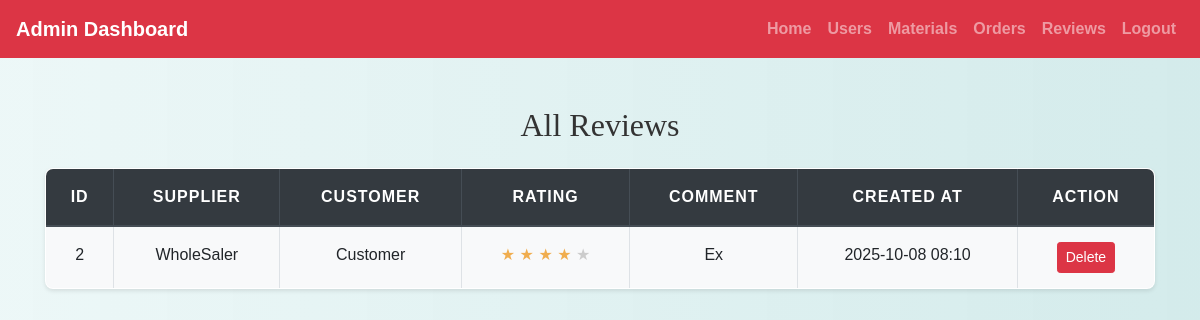
The app's page /admin/view_reviews.php (signed in) with its own data.
### tables this page shows
CREATE TABLE `reviews` (
  `review_id` int(11) NOT NULL,
  `supplier_id` int(11) NOT NULL,
  `id` int(11) NOT NULL,
  `rating` int(11) DEFAULT NULL CHECK (`rating` >= 1 and `rating` <= 5),
  `comment` text DEFAULT NULL,
  `created_at` timestamp NOT NULL DEFAULT current_timestamp()
);

CREATE TABLE `users` (
  `id` int(11) NOT NULL,
  `name` varchar(100) NOT NULL,
  `email` varchar(100) NOT NULL,
  `password` varchar(255) NOT NULL,
  `role` enum('wholesaler','retailer','customer') NOT NULL,
  `status` enum('approved','pending','rejected') DEFAULT 'approved',
  `phone` varchar(20) DEFAULT NULL,
  `address` text DEFAULT NULL,
  `created_at` timestamp NOT NULL DEFAULT current_timestamp()
);

### admin/view_reviews.php (the view, shortened to what this page needs)
<?php
include('config.php');
$query = "
    SELECT r.*,
           u.name AS customer_name,
           s.name AS supplier_name
    FROM reviews r
    JOIN users u ON r.id = u.id
    JOIN users s ON r.supplier_id = s.id
    ORDER BY r.review_id DESC
";
$result = mysqli_query($conn, $query);
?>
<!DOCTYPE html>
<html lang="en">
<head>
    <link rel="stylesheet" href="https://maxcdn.bootstrapcdn.com/bootstrap/4.5.2/css/bootstrap.min.css">
    <link rel="stylesheet" href="../css/style.css">
</head>
<body>
<?php include('admin_navbar.php'); ?>
<div class="container mt-5">
    <h2 class="mb-4">All Reviews</h2>
    <table class="table table-bordered table-striped table-responsive-sm">
        <thead class="thead-dark">
            <tr>
                <th>ID</th>
                <th>Supplier</th>
                <th>Customer</th>
                <th>Rating</th>
                <th>Comment</th>
                <th>Created At</th>
                <th>Action</th>
            </tr>
        </thead>
        <tbody>
        <?php if (mysqli_num_rows($result) > 0): ?>
            <?php while ($row = mysqli_fetch_assoc($result)): ?>
                <tr>
                    <td><?= $row['review_id'] ?></td>
                    <td><?= htmlspecialchars($row['supplier_name']) ?></td>
                    <td><?= htmlspecialchars($row['customer_name']) ?></td>
                    <td>
                        <?php for ($i = 1; $i <= 5; $i++): ?>
                            <span style="color:<?= $i <= $row['rating'] ? '#f0ad4e' : '#ccc' ?>">&#9733;</span>
                        <?php endfor; ?>
                    </td>
                    <td><?= nl2br(htmlspecialchars($row['comment'])) ?></td>
                    <td><?= date('Y-m-d H:i', strtotime($row['created_at'])) ?></td>
                    <td>
                        <a href="?delete=<?= $row['review_id'] ?>" class="btn btn-sm btn-danger" onclick="return confirmDelete()">Delete</a>
                    </td>
                </tr>
            <?php endwhile; ?>
        <?php else: ?>
            <tr><td colspan="7" class="text-center text-muted">No reviews found.</td></tr>
        <?php endif; ?>
        </tbody>
    </table>
</div>
</body>
</html>

### css/style.css (style rules this page uses)
body { background: linear-gradient(90deg, rgba(233, 246, 246, 0.831), rgba(207, 233, 233, 0.9)); font-family: 'Arial', sans-serif; color: #333; line-height: 1.6; }
h1, h2, h3, h4 { text-align: center; margin-top: 30px; margin-bottom: 30px; font-family: 'Georgia', serif; }
.container { margin-bottom: 40px; }
.table { width: 100%; border-collapse: collapse; margin-top: 20px; font-size: 16px; background-color: #ffffff; border-radius: 8px; overflow: hidden; box-shadow: 0 2px 4px rgba(0, 0, 0, 0.1); }
.table th, .table td { padding: 15px; border: 1px solid #dee2e6; text-align: center; }
.table thead th { background-color: #004d4d; color: white; font-weight: bold; text-transform: uppercase; letter-spacing: 1px; }
.table tbody tr:nth-child(odd) { background-color: #f8f9fa; }
a { color: #006666; text-decoration: none; font-weight: bold; }

### records on screen
reviews: review_id "2", supplier.name "WholeSaler", id.name "Customer", comment "Ex", created_at "2025-10-08 08:10"
